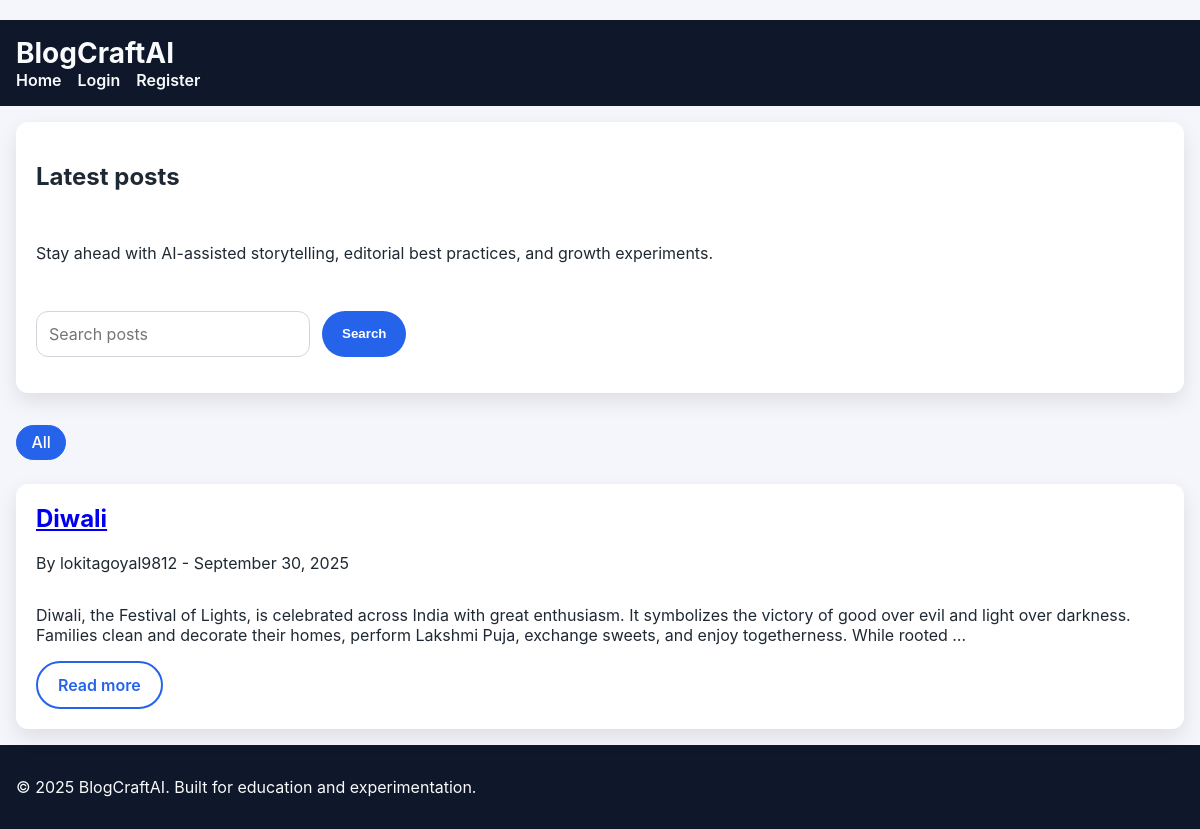
The page / on the database its author committed.
### blog/models.py (models this page shows, shortened)
class TimeStampedModel(models.Model):
    created_at = models.DateTimeField(auto_now_add=True)
    updated_at = models.DateTimeField(auto_now=True)
    class Meta:
        abstract = True

class Post(TimeStampedModel):
    DRAFT = "draft"
    PUBLISHED = "published"
    ARCHIVED = "archived"
    STATUS_CHOICES = [
        (DRAFT, "Draft"),
        (PUBLISHED, "Published"),
        (ARCHIVED, "Archived"),
    ]
    author = models.ForeignKey(User, on_delete=models.CASCADE, related_name="posts")
    title = models.CharField(max_length=200)
    slug = models.SlugField(max_length=220, unique=True)
    summary = models.TextField()
    content = models.TextField()
    status = models.CharField(max_length=12, choices=STATUS_CHOICES, default=DRAFT)
    tags = models.ManyToManyField(Tag, blank=True, related_name="posts")
    published_at = models.DateTimeField(blank=True, null=True)
    class Meta:
        ordering = ["-published_at", "-created_at"]
        indexes = [
            models.Index(fields=["status", "published_at"]),
            models.Index(fields=["slug"]),
        ]
    def get_absolute_url(self) -> str:
        return reverse("blog:post-detail", args=[self.slug])

### accounts/models.py (models this page shows, shortened)
class User(AbstractUser):
    username = None  # remove username field
    email = models.EmailField("email address", unique=True)
    display_name = models.CharField(max_length=150, blank=True)
    bio = models.TextField(blank=True)
    avatar_url = models.URLField(blank=True, validators=[URLValidator()])
    USERNAME_FIELD = "email"
    REQUIRED_FIELDS: list[str] = []
    objects = UserManager()
    class Meta:
        ordering = ["email"]
    @property
    def safe_display_name(self) -> str:
        return self.display_name or self.email.split("@")[0]

### blog/views.py (the view)
# urls.py: path("", PostListView.as_view(), name="post-list"),
class PostListView(ListView):
    model = Post
    template_name = "blog/post_list.html"
    context_object_name = "posts"
    paginate_by = 9
    def get_queryset(self):
        queryset = (
            Post.objects.filter(status=Post.PUBLISHED)
            .select_related("author")
            .prefetch_related("tags")
            .order_by("-published_at", "-created_at")
        )
        search_term = self.request.GET.get("q")
        tag_slug = self.request.GET.get("tag")
        if search_term:
            queryset = queryset.filter(
                Q(title__icontains=search_term)
                | Q(summary__icontains=search_term)
                | Q(content__icontains=search_term)
            )
        if tag_slug:
            queryset = queryset.filter(tags__slug=tag_slug)
        return queryset.distinct()
    def get_context_data(self, **kwargs):
        context = super().get_context_data(**kwargs)
        request = self.request
        tags = Tag.objects.all()
        context["tags"] = tags
        search_term = request.GET.get("q", "")
        tag_slug = request.GET.get("tag")
        context["search_term"] = search_term
        context["active_tag"] = tag_slug
        tag_obj = tags.filter(slug=tag_slug).first() if tag_slug else None
        if tag_obj:
            meta_title = f"{tag_obj.name} posts - {settings.SITE_NAME}"
            description = f"Explore posts curated around {tag_obj.name} on {settings.SITE_NAME}."
        elif search_term:
            meta_title = f"Search results - {settings.SITE_NAME}"
            description = f"Results for '{search_term}' across {settings.SITE_NAME}'s AI-assisted publishing library."
        else:
            meta_title = f"Latest posts - {settings.SITE_NAME}"
            description = f"Discover the newest strategy guides, playbooks, and experiments from {settings.SITE_NAME}."
        context["meta_title"] = meta_title
        context["meta_description"] = description
        context.setdefault("canonical_url", request.build_absolute_uri())
        posts = list(context.get("object_list", []))
        items = []
        for index, post in enumerate(posts[:10], start=1):
            items.append(
                {
                    "@type": "ListItem",
                    "position": index,
                    "name": post.title,
                    "url": request.build_absolute_uri(post.get_absolute_url()),
                }
            )
        context["structured_data"] = [
            json.dumps(
                {
                    "@context": "https://schema.org",
                    "@type": "Blog",
                    "name": settings.SITE_NAME,
                    "url": settings.SITE_URL,
                    "description": settings.SITE_DESCRIPTION,
                    "inLanguage": "en",
                }
            ),
            json.dumps(
                {
                    "@context": "https://schema.org",
                    "@type": "ItemList",
                    "itemListElement": items,
                }
            ),
        ]
        return context

### blogcraftai/context_processors.py (called while the page is built)
def _absolute_static(request, path: str) -> str:
    relative = static(path)
    if request is None:
        return urljoin(settings.SITE_URL + "/", relative.lstrip("/"))
    return request.build_absolute_uri(relative)

### templates/blog/post_list.html (shortened to what this page needs)
﻿{% extends "base.html" %}
{% load static %}
{% block content %}
<section class="hero">
    <div class="card">
        <h1>Latest posts</h1>
        <p>Stay ahead with AI-assisted storytelling, editorial best practices, and growth experiments.</p>
        <form class="search-form" role="search">
            <input id="search" name="q" placeholder="Search posts" value="{{ search_term }}" />
            <button class="button" type="submit">Search</button>
        </form>
    </div>
</section>
<section class="filters" aria-label="Post filters">
    <ul class="tag-cloud">
        <li><a href="{% url 'blog:post-list' %}" class="{% if not active_tag %}active{% endif %}">All</a></li>
    </ul>
</section>
<section class="grid" aria-label="Post listings">
    {% for post in posts %}
        <article class="card" aria-labelledby="post-{{ post.slug }}">
            <header>
                <h2 id="post-{{ post.slug }}"><a href="{{ post.get_absolute_url }}">{{ post.title }}</a></h2>
                <p class="meta">By {{ post.author.safe_display_name }} - {{ post.published_at|date:"F j, Y" }}</p>
            </header>
            <p>{{ post.summary|truncatewords:40 }}</p>
            <footer>
                <a class="button secondary" href="{{ post.get_absolute_url }}" aria-label="Read {{ post.title }}">Read more</a>
            </footer>
        </article>
    {% empty %}
        <p>No posts yet. Check back soon for fresh content.</p>
    {% endfor %}
</section>
{% endblock %}

### templates/base.html (shortened to what this page needs)
﻿{% load static %}
<!DOCTYPE html>
<html lang="en">
<head>
    <link rel="stylesheet" href="{% static 'css/main.css' %}" />
</head>
<body>
    <header class="site-header">
        <div class="container">
            <h1 class="site-title"><a href="{% url 'blog:post-list' %}">BlogCraftAI</a></h1>
            <nav aria-label="Primary navigation">
                <ul class="nav-list">
                    <li><a href="{% url 'blog:post-list' %}">Home</a></li>
                    {% if user.is_authenticated %}
                        <li><a href="{% url 'blog:dashboard' %}">Dashboard</a></li>
                        <li><a href="{% url 'accounts:profile-page' %}">Profile</a></li>
                        <li><a href="{% url 'accounts:logout' %}">Logout</a></li>
                    {% else %}
                        <li><a href="{% url 'accounts:login' %}">Login</a></li>
                        <li><a href="{% url 'accounts:signup' %}">Register</a></li>
                    {% endif %}
                </ul>
            </nav>
        </div>
    </header>
    <main id="main-content" class="container">
        {% block content %}{% endblock %}
    </main>
    <footer class="site-footer">
        <div class="container">
            <p>&copy; {% now 'Y' %} {{ site_meta.site_name }}. Built for education and experimentation.</p>
        </div>
    </footer>
</body>
</html>

### static/css/main.css (style rules this page uses)
:root { color-scheme: light dark; --bg-color: #ffffff; --text-color: #1f2933; --primary-color: #2563eb; --secondary-color: #f4f6fb; --border-color: #d1d5db; --radius: 0.75rem; font-family: 'Inter', system-ui, -apple-system, BlinkMacSystemFont, 'Segoe UI', sans-serif; }
body { margin: 0; background: var(--secondary-color); color: var(--text-color); }
.container { max-width: 1200px; margin: 0 auto; padding: 1rem; }
.site-header, .site-footer { background: #0f172a; color: #f8fafc; }
.site-header a, .site-footer a { color: inherit; text-decoration: none; }
.site-title { margin: 0; font-size: 1.75rem; }
.nav-list { list-style: none; display: flex; flex-wrap: wrap; gap: 1rem; margin: 0; padding: 0; }
.nav-list a { color: #f8fafc; font-weight: 600; }
.card { background: var(--bg-color); border-radius: var(--radius); padding: 1.25rem; box-shadow: 0 8px 20px rgba(15, 23, 42, 0.1); display: flex; flex-direction: column; justify-content: space-between; }
.card h2 { margin-top: 0; }
.button { display: inline-flex; align-items: center; justify-content: center; gap: 0.5rem; padding: 0.75rem 1.25rem; border-radius: 999px; background: var(--primary-color); color: #fff; border: none; cursor: pointer; font-weight: 600; text-decoration: none; }
.button.secondary { background: transparent; color: var(--primary-color); border: 2px solid var(--primary-color); }
form input, form textarea, form select { width: 100%; padding: 0.75rem; border-radius: var(--radius); border: 1px solid var(--border-color); font: inherit; box-sizing: border-box; }
.hero { margin-bottom: 2rem; }
.hero .card { align-items: flex-start; gap: 1rem; }
.search-form { display: flex; flex-wrap: wrap; gap: 0.75rem; margin-top: 1rem; }
.search-form input { flex: 1 1 240px; }
.filters { margin-bottom: 1.5rem; }
.tag-cloud { list-style: none; display: flex; flex-wrap: wrap; gap: 0.5rem; margin: 0; padding: 0; }
.tag-cloud a { display: inline-flex; padding: 0.4rem 0.9rem; border-radius: 999px; border: 1px solid var(--border-color); background: var(--bg-color); text-decoration: none; color: var(--text-color); font-weight: 500; }
.tag-cloud a.active { background: var(--primary-color); color: #fff; border-color: var(--primary-color); }
.grid { display: grid; gap: 1.5rem; grid-template-columns: repeat(auto-fit, minmax(260px, 1fr)); }

### rows shown on the page
Post: title "Diwali", author.safe_display_name "lokitagoyal9812", published_at "September 30, 2025", summary "Diwali, the Festival of Lights, is celebrated across India with great enthusiasm. It symbolizes the victory of good over evil and light over darkness. Families clean and decorate their homes, perform Lakshmi Puja, exchange sweets, and enjoy togetherness. While rooted …"

### other values the page prints
{{ site_meta.site_name }} "BlogCraftAI"
